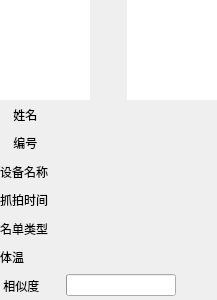
<?xml version="1.0" encoding="UTF-8"?>
<ui version="4.0">
 <class>Recognition</class>
 <widget class="QWidget" name="Recognition">
  <property name="geometry">
   <rect>
    <x>0</x>
    <y>0</y>
    <width>217</width>
    <height>300</height>
   </rect>
  </property>
  <property name="sizePolicy">
   <sizepolicy hsizetype="Preferred" vsizetype="Preferred">
    <horstretch>0</horstretch>
    <verstretch>0</verstretch>
   </sizepolicy>
  </property>
  <property name="minimumSize">
   <size>
    <width>200</width>
    <height>300</height>
   </size>
  </property>
  <property name="maximumSize">
   <size>
    <width>217</width>
    <height>300</height>
   </size>
  </property>
  <property name="windowTitle">
   <string>Recognition</string>
  </property>
  <property name="styleSheet">
   <string notr="true"/>
  </property>
  <layout class="QGridLayout" name="gridLayout">
   <property name="leftMargin">
    <number>0</number>
   </property>
   <property name="topMargin">
    <number>0</number>
   </property>
   <property name="rightMargin">
    <number>0</number>
   </property>
   <property name="bottomMargin">
    <number>0</number>
   </property>
   <property name="spacing">
    <number>0</number>
   </property>
   <item row="0" column="0">
    <widget class="ClickedLabel" name="label_pic">
     <property name="sizePolicy">
      <sizepolicy hsizetype="Preferred" vsizetype="Preferred">
       <horstretch>80</horstretch>
       <verstretch>100</verstretch>
      </sizepolicy>
     </property>
     <property name="minimumSize">
      <size>
       <width>90</width>
       <height>100</height>
      </size>
     </property>
     <property name="maximumSize">
      <size>
       <width>90</width>
       <height>100</height>
      </size>
     </property>
     <property name="styleSheet">
      <string notr="true">background-color: rgb(255, 255, 255);</string>
     </property>
     <property name="text">
      <string/>
     </property>
     <property name="pixmap">
      <pixmap>:/res/SoftIcon/User.png</pixmap>
     </property>
     <property name="scaledContents">
      <bool>true</bool>
     </property>
    </widget>
   </item>
   <item row="0" column="1">
    <spacer name="horizontalSpacer">
     <property name="orientation">
      <enum>Qt::Horizontal</enum>
     </property>
     <property name="sizeHint" stdset="0">
      <size>
       <width>34</width>
       <height>20</height>
      </size>
     </property>
    </spacer>
   </item>
   <item row="0" column="2">
    <widget class="QLabel" name="label_Lib">
     <property name="minimumSize">
      <size>
       <width>90</width>
       <height>100</height>
      </size>
     </property>
     <property name="maximumSize">
      <size>
       <width>90</width>
       <height>100</height>
      </size>
     </property>
     <property name="styleSheet">
      <string notr="true">background-color: rgb(255, 255, 255);</string>
     </property>
     <property name="text">
      <string/>
     </property>
     <property name="pixmap">
      <pixmap>:/res/SoftIcon/User.png</pixmap>
     </property>
     <property name="scaledContents">
      <bool>true</bool>
     </property>
    </widget>
   </item>
   <item row="1" column="0" colspan="3">
    <layout class="QHBoxLayout" name="horizontalLayout">
     <item>
      <widget class="QLabel" name="label_4">
       <property name="minimumSize">
        <size>
         <width>60</width>
         <height>0</height>
        </size>
       </property>
       <property name="maximumSize">
        <size>
         <width>55</width>
         <height>16777215</height>
        </size>
       </property>
       <property name="text">
        <string>    姓名</string>
       </property>
      </widget>
     </item>
     <item>
      <widget class="QLabel" name="label_Name">
       <property name="styleSheet">
        <string notr="true"/>
       </property>
       <property name="text">
        <string/>
       </property>
      </widget>
     </item>
    </layout>
   </item>
   <item row="7" column="0" colspan="3">
    <layout class="QHBoxLayout" name="horizontalLayout_6">
     <item>
      <widget class="QLabel" name="label_16">
       <property name="minimumSize">
        <size>
         <width>60</width>
         <height>0</height>
        </size>
       </property>
       <property name="maximumSize">
        <size>
         <width>55</width>
         <height>16777215</height>
        </size>
       </property>
       <property name="text">
        <string> 相似度</string>
       </property>
      </widget>
     </item>
     <item>
      <widget class="QProgressBar" name="progressBar">
       <property name="font">
        <font>
         <stylestrategy>PreferDefault</stylestrategy>
        </font>
       </property>
       <property name="focusPolicy">
        <enum>Qt::NoFocus</enum>
       </property>
       <property name="contextMenuPolicy">
        <enum>Qt::NoContextMenu</enum>
       </property>
       <property name="value">
        <number>0</number>
       </property>
       <property name="textVisible">
        <bool>false</bool>
       </property>
       <property name="textDirection">
        <enum>QProgressBar::TopToBottom</enum>
       </property>
      </widget>
     </item>
     <item>
      <widget class="QLabel" name="label_progress">
       <property name="minimumSize">
        <size>
         <width>35</width>
         <height>0</height>
        </size>
       </property>
       <property name="text">
        <string/>
       </property>
      </widget>
     </item>
    </layout>
   </item>
   <item row="2" column="0" colspan="3">
    <layout class="QHBoxLayout" name="horizontalLayout_2">
     <item>
      <widget class="QLabel" name="label_5">
       <property name="minimumSize">
        <size>
         <width>60</width>
         <height>0</height>
        </size>
       </property>
       <property name="maximumSize">
        <size>
         <width>55</width>
         <height>16777215</height>
        </size>
       </property>
       <property name="text">
        <string>    编号</string>
       </property>
      </widget>
     </item>
     <item>
      <widget class="QLabel" name="label_Number">
       <property name="styleSheet">
        <string notr="true"/>
       </property>
       <property name="text">
        <string/>
       </property>
      </widget>
     </item>
    </layout>
   </item>
   <item row="3" column="0" colspan="3">
    <layout class="QHBoxLayout" name="horizontalLayout_3">
     <item>
      <widget class="QLabel" name="label_6">
       <property name="minimumSize">
        <size>
         <width>60</width>
         <height>0</height>
        </size>
       </property>
       <property name="maximumSize">
        <size>
         <width>55</width>
         <height>16777215</height>
        </size>
       </property>
       <property name="text">
        <string>设备名称</string>
       </property>
      </widget>
     </item>
     <item>
      <widget class="QLabel" name="label_Device">
       <property name="styleSheet">
        <string notr="true"/>
       </property>
       <property name="text">
        <string/>
       </property>
      </widget>
     </item>
    </layout>
   </item>
   <item row="4" column="0" colspan="3">
    <layout class="QHBoxLayout" name="horizontalLayout_5">
     <item>
      <widget class="QLabel" name="label_8">
       <property name="minimumSize">
        <size>
         <width>60</width>
         <height>0</height>
        </size>
       </property>
       <property name="maximumSize">
        <size>
         <width>55</width>
         <height>16777215</height>
        </size>
       </property>
       <property name="text">
        <string>抓拍时间</string>
       </property>
      </widget>
     </item>
     <item>
      <widget class="QLabel" name="label_Time">
       <property name="styleSheet">
        <string notr="true"/>
       </property>
       <property name="text">
        <string/>
       </property>
      </widget>
     </item>
    </layout>
   </item>
   <item row="5" column="0" colspan="3">
    <layout class="QHBoxLayout" name="horizontalLayout_4">
     <item>
      <widget class="QLabel" name="label_7">
       <property name="minimumSize">
        <size>
         <width>60</width>
         <height>0</height>
        </size>
       </property>
       <property name="maximumSize">
        <size>
         <width>55</width>
         <height>16777215</height>
        </size>
       </property>
       <property name="text">
        <string>名单类型</string>
       </property>
      </widget>
     </item>
     <item>
      <widget class="QLabel" name="label_Type">
       <property name="styleSheet">
        <string notr="true"/>
       </property>
       <property name="text">
        <string/>
       </property>
      </widget>
     </item>
    </layout>
   </item>
   <item row="6" column="0" colspan="3">
    <layout class="QHBoxLayout" name="horizontalLayout_7">
     <item>
      <widget class="QLabel" name="label_9">
       <property name="minimumSize">
        <size>
         <width>60</width>
         <height>0</height>
        </size>
       </property>
       <property name="maximumSize">
        <size>
         <width>55</width>
         <height>16777215</height>
        </size>
       </property>
       <property name="text">
        <string>体温</string>
       </property>
      </widget>
     </item>
     <item>
      <widget class="QLabel" name="label_temperature">
       <property name="styleSheet">
        <string notr="true"/>
       </property>
       <property name="text">
        <string/>
       </property>
      </widget>
     </item>
    </layout>
   </item>
  </layout>
 </widget>
 <layoutdefault spacing="6" margin="11"/>
 <customwidgets>
  <customwidget>
   <class>ClickedLabel</class>
   <extends>QLabel</extends>
   <header>clickedlabel.h</header>
  </customwidget>
 </customwidgets>
 <resources>
  <include location="res.qrc"/>
 </resources>
 <connections/>
</ui>
